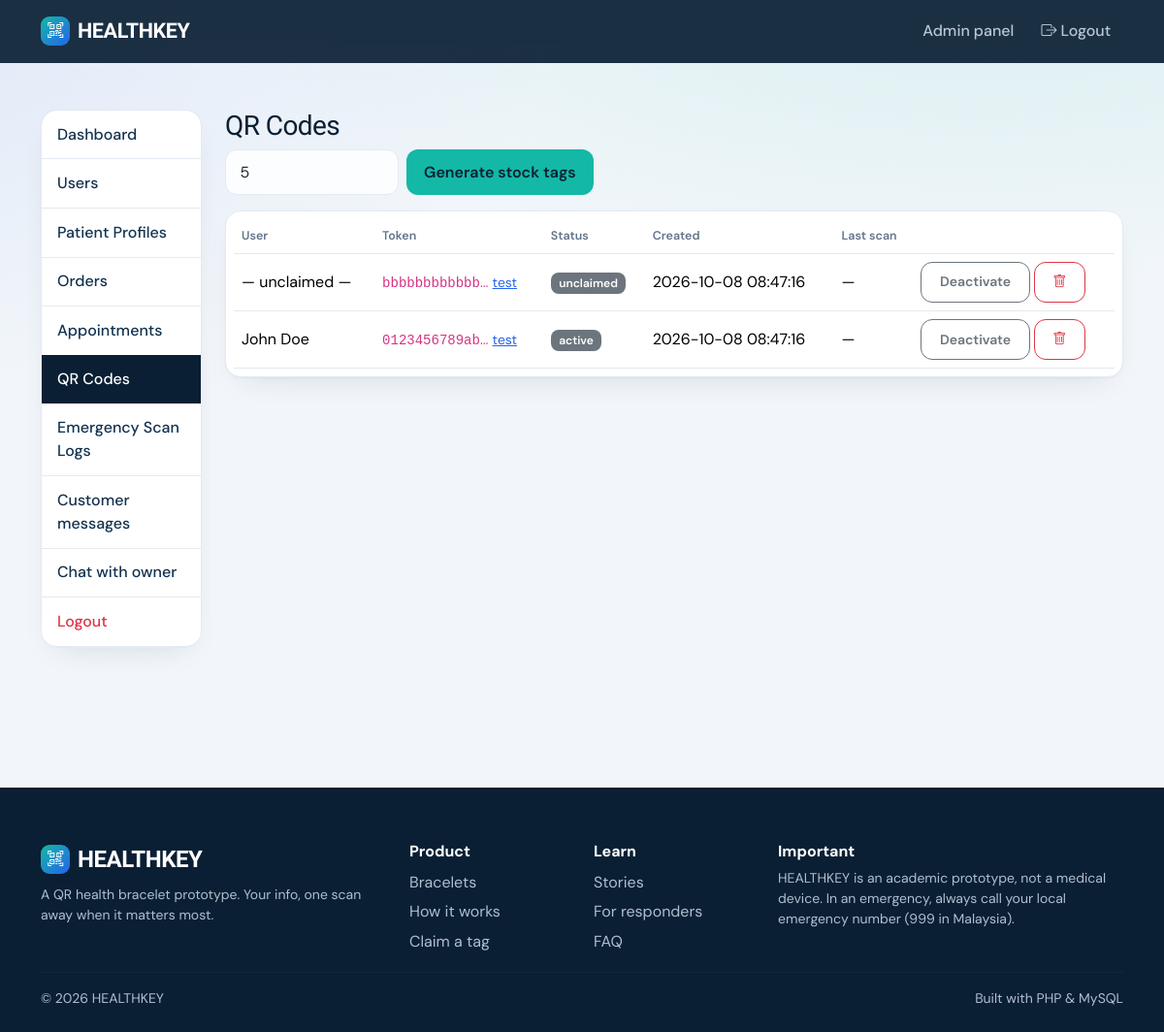
The app's page /admin/qr-codes.php (signed in) with its own data.
### tables this page shows
CREATE TABLE qr_codes(id INT AUTO_INCREMENT PRIMARY KEY,user_id INT NULL,unique_token CHAR(64) NOT NULL UNIQUE,status ENUM('unclaimed','claimed','active','disabled') DEFAULT 'unclaimed',created_at TIMESTAMP DEFAULT CURRENT_TIMESTAMP,updated_at TIMESTAMP DEFAULT CURRENT_TIMESTAMP ON UPDATE CURRENT_TIMESTAMP,INDEX(user_id),FOREIGN KEY(user_id) REFERENCES users(id) ON DELETE SET NULL);

CREATE TABLE users(id INT AUTO_INCREMENT PRIMARY KEY,name VARCHAR(100) NOT NULL,email VARCHAR(150) NOT NULL UNIQUE,password VARCHAR(255) NOT NULL,phone VARCHAR(30),role ENUM('user','admin','superadmin') NOT NULL DEFAULT 'user',is_active TINYINT DEFAULT 1,created_at TIMESTAMP DEFAULT CURRENT_TIMESTAMP,updated_at TIMESTAMP DEFAULT CURRENT_TIMESTAMP ON UPDATE CURRENT_TIMESTAMP);

### includes/database.php (called while the page is built)
<?php
function db(){static $p;if(!$p){$p=new PDO('mysql:host='.DB_HOST.';dbname='.DB_NAME.';charset=utf8mb4',DB_USER,DB_PASS,[PDO::ATTR_ERRMODE=>PDO::ERRMODE_EXCEPTION,PDO::ATTR_DEFAULT_FETCH_MODE=>PDO::FETCH_ASSOC]);}return $p;}
function q($sql,$a=[]){$s=db()->prepare($sql);$s->execute($a);return $s;}

### includes/functions.php (called while the page is built, shortened)
<?php
function e($v){return htmlspecialchars((string)$v,ENT_QUOTES,'UTF-8');}

### admin/qr-codes.php (the view, shortened to what this page needs)
<?php require '_top.php';
[$pg,$off,$per]=page(0);$tot=q('SELECT COUNT(*) c FROM qr_codes')->fetch()['c'];
$rows=q("SELECT c.*,u.name,(SELECT MAX(accessed_at) FROM emergency_access_logs l WHERE l.qr_id=c.id) last_scan FROM qr_codes c LEFT JOIN users u ON u.id=c.user_id ORDER BY c.id DESC LIMIT $per OFFSET $off")->fetchAll();?>
<h3>QR Codes</h3><form method="post" class="d-flex gap-2 mb-3" style="max-width:380px"><?=csrf()?><input type="number" name="n" value="5" min="1" max="50" class="form-control"><button name="gen" value="1" class="btn btn-teal text-nowrap">Generate stock tags</button></form>
<div class="table-responsive card p-2"><table class="table align-middle mb-0"><tr><th>User</th><th>Token</th><th>Status</th><th>Created</th><th>Last scan</th><th></th></tr>
<?php foreach($rows as $r):?><tr><td><?=e($r['name']?:'— unclaimed —')?></td><td><code><?=e(substr($r['unique_token'],0,12))?>…</code> <a class="small" target="_blank" href="<?=BASE_URL?>/scan.php?token=<?=e($r['unique_token'])?>">test</a></td><td><span class="badge bg-secondary"><?=e($r['status'])?></span></td><td><?=e($r['created_at'])?></td><td><?=e($r['last_scan']?:'—')?></td>
<td class="text-nowrap"><form method="post" class="d-inline"><?=csrf()?><input type="hidden" name="id" value="<?=$r['id']?>"><button class="btn btn-sm btn-outline-secondary"><?=$r['status']==='disabled'?'Re-enable':'Deactivate'?></button></form> <form method="post" class="d-inline" onsubmit="return confirm('Delete this QR permanently? Anyone scanning it will see it as invalid.')"><?=csrf()?><input type="hidden" name="id" value="<?=$r['id']?>"><button name="del" value="1" class="btn btn-sm btn-outline-danger"><i class="bi bi-trash"></i></button></form></td></tr><?php endforeach;?></table></div><?php pager($tot);?>
<?php require '_bottom.php';

### assets/css/style.css (style rules this page uses)
:root { --ink:#0A1F33;--ink2:#12324F;--teal:#14B8A6;--teal-d:#0D9488;--blue:#2563EB;--alert:#F0484B;--paper:#F2F6FA;--line:#E3EAF1;--mute:#64748B;--r:16px }
* { -webkit-font-smoothing:antialiased }
body { font-family:'DM Sans',system-ui,sans-serif;background:var(--paper);color:var(--ink);background-image:radial-gradient(900px 400px at 85% -100px,rgba(20,184,166,.13),transparent),radial-gradient(700px 400px at -10% 0,rgba(37,99,235,.09),transparent);background-repeat:no-repeat }
h1,h2,h3,h4,h5,.navbar-brand,.stat { font-family:'Bricolage Grotesque','DM Sans',sans-serif;letter-spacing:-.02em }
a { color:var(--blue) }
.card { background:#fff;border:1px solid var(--line);border-radius:var(--r);box-shadow:0 1px 2px rgba(10,31,51,.04),0 12px 32px -18px rgba(10,31,51,.18) }
.btn { border-radius:12px;font-weight:600;padding:.6rem 1.15rem;transition:transform .15s,box-shadow .15s,background .15s }
.btn-teal { background:var(--teal);color:var(--ink);border:0 }
.form-control,.form-select { border:1.5px solid var(--line);border-radius:12px;padding:.65rem .9rem;background:#fbfdff }
.badge { border-radius:8px;padding:.4em .7em;font-weight:600 }
.table { --bs-table-bg:transparent }
.table th { font-size:.78rem;color:var(--mute);font-weight:600;border-bottom:1.5px solid var(--line) }
.table td { border-color:var(--line) }

### records on screen
qr_codes: name "— unclaimed —", unique_token "bbbbbbbbbbbb", status "unclaimed", created_at "2026-10-08 08:47:16", last_scan "—", shows "Deactivate"
qr_codes: user.name "John Doe", unique_token "0123456789ab", status "active", created_at "2026-10-08 08:47:16", last_scan "—", shows "Deactivate"

### other values on screen
$l "Dashboard"
$l "Users"
$l "Patient Profiles"
$l "Orders"
$l "Appointments"
$l "QR Codes"
$l "Emergency Scan Logs"
$l "Customer messages"
$l "Chat with owner"
